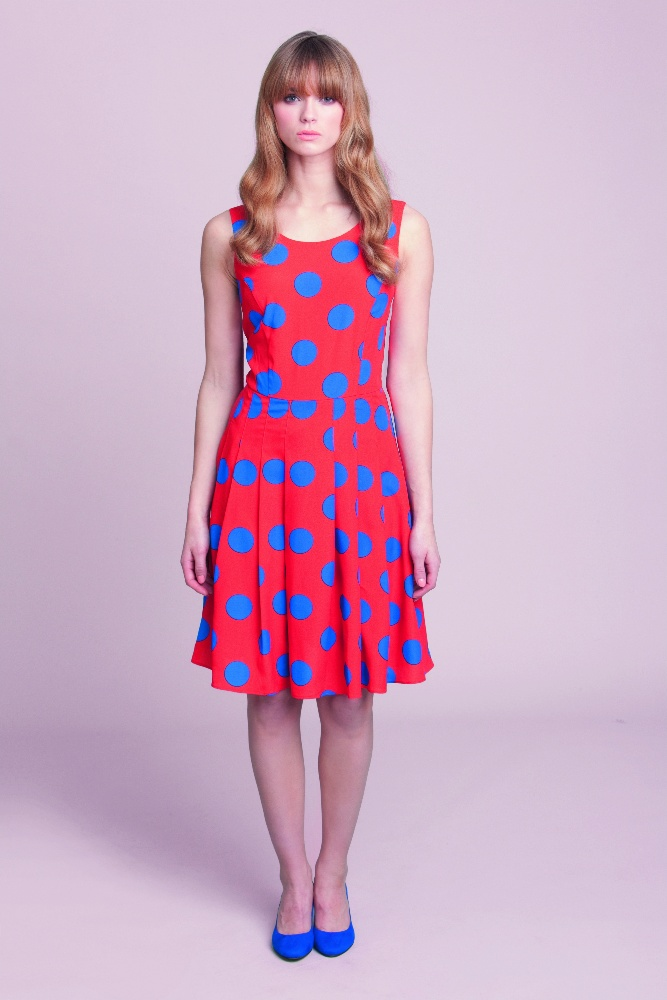
#> input picture Assignment_36/inputs/cl.jpg, 667 x 1000 px, shrunk from 2000 x 3000 before the run, found by its file name
$ jupyter execute change_clothes_color.ipynb
#> lines starting #> are read from the running program, lines starting #| are printed output that depends on the picture
[cell 1]
import cv2
import numpy as np
import matplotlib.pyplot as plt

[cell 2]
img = cv2.imread("cl.jpg")
#> img is the input picture: shape (1000, 667, 3); mean B, G, R 194, 169.5, 207.3
img2 = cv2.cvtColor(img , cv2.COLOR_BGR2RGB)
plt.imshow(img2)

[cell 3]
img = cv2.cvtColor(img , cv2.COLOR_BGR2HSV)
#> img: shape (1000, 667, 3); mean H, S, V 147.3, 54.3, 213.7

H , S , V = cv2.split(img)
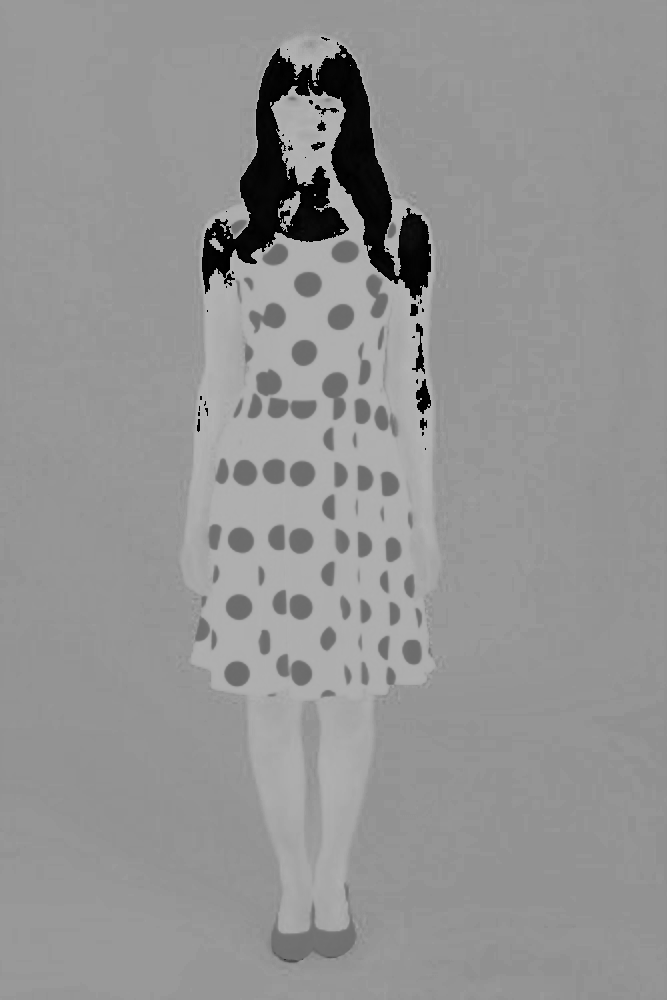
#> H: shape (1000, 667); min 0, max 179, mean 147.3
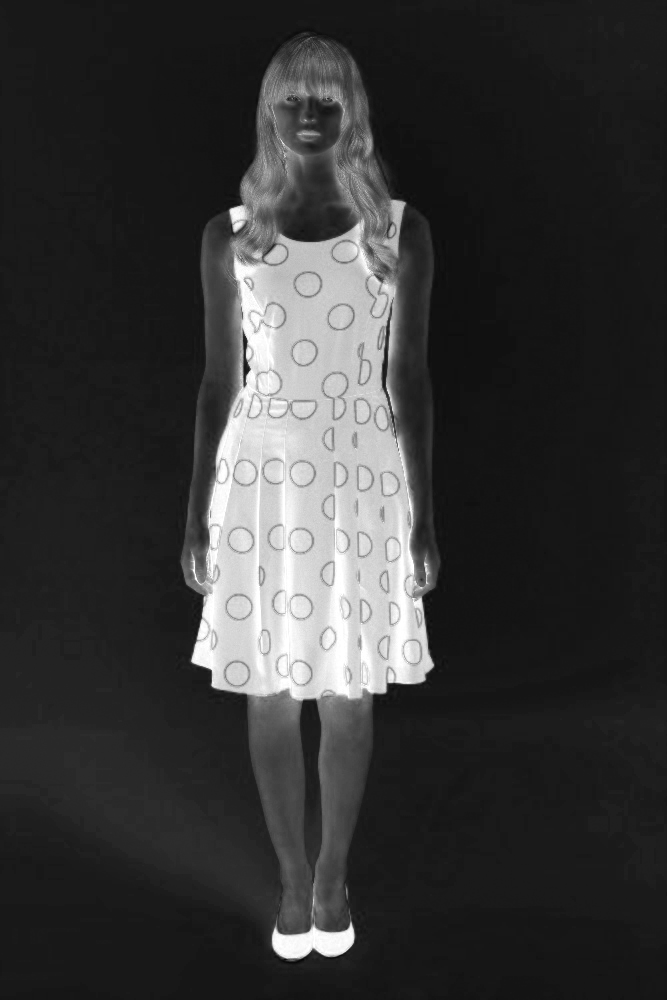
#> S: shape (1000, 667); min 6, max 255, mean 54.3
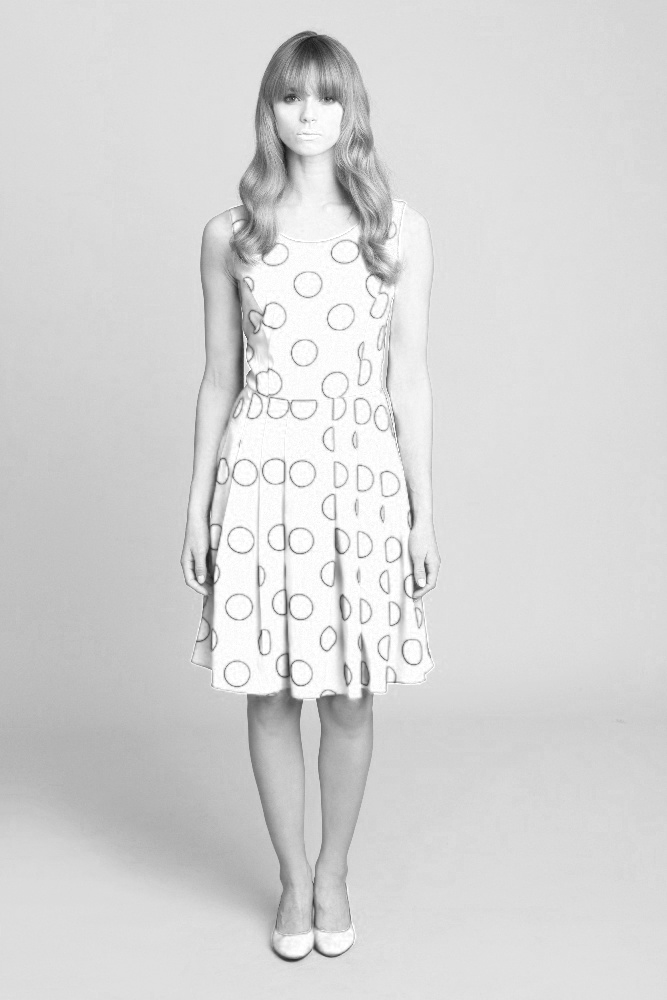
#> V: shape (1000, 667); min 21, max 255, mean 213.7
H_new = H.copy().astype(np.float32)

[cell 4]
H_new2 = H.copy().astype(np.float32)
for i in range(H.shape[0]):
    for j in range(H.shape[1]):

        if  S[i,j] > 150 : # for keeping skin unchanged

            if 90 <= H[i,j] <= 105 : # blue to  yellow
                H_new2[i,j] -= 75

            if 105 < H[i,j] <= 130 : # blue to  yellow
                H_new2[i,j] -= 80


            if 0 <= H[i,j] <= 5 : # red to  green
                H_new2[i,j] += 65

            if 170 <= H[i,j] <= 180 : # red to  green
                H_new2[i,j] += 70
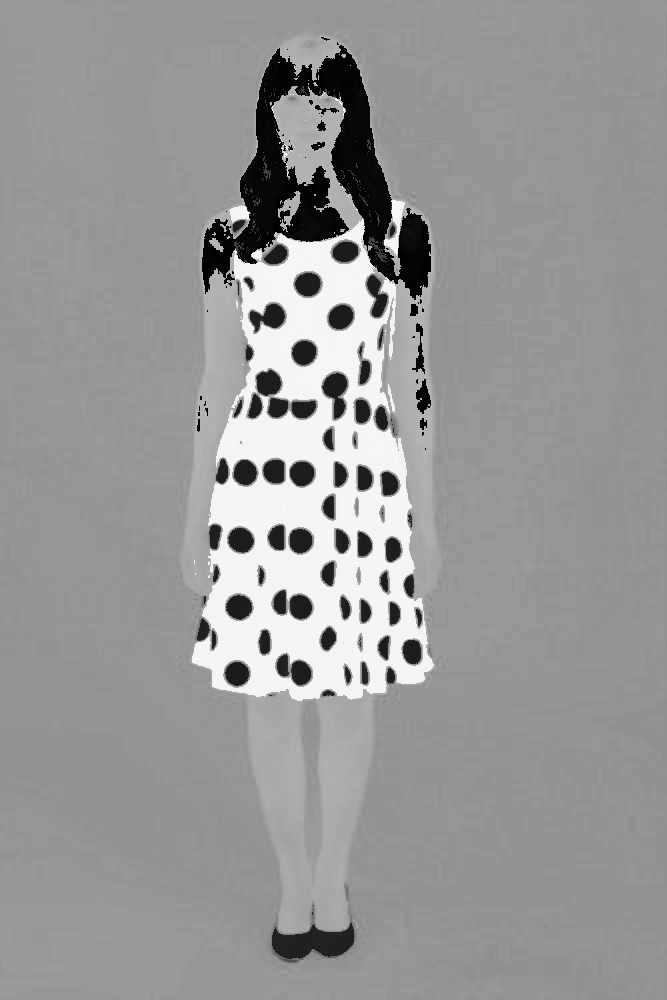
#> H_new2: shape (1000, 667) float32; min 0, max 249, mean 151.3

H_new2 = H_new2.astype(np.uint8)
result = cv2.merge((H_new2,S,V))
#> result: shape (1000, 667, 3); mean H, S, V 151.3, 54.3, 213.7
result = cv2.cvtColor(result , cv2.COLOR_HSV2RGB)
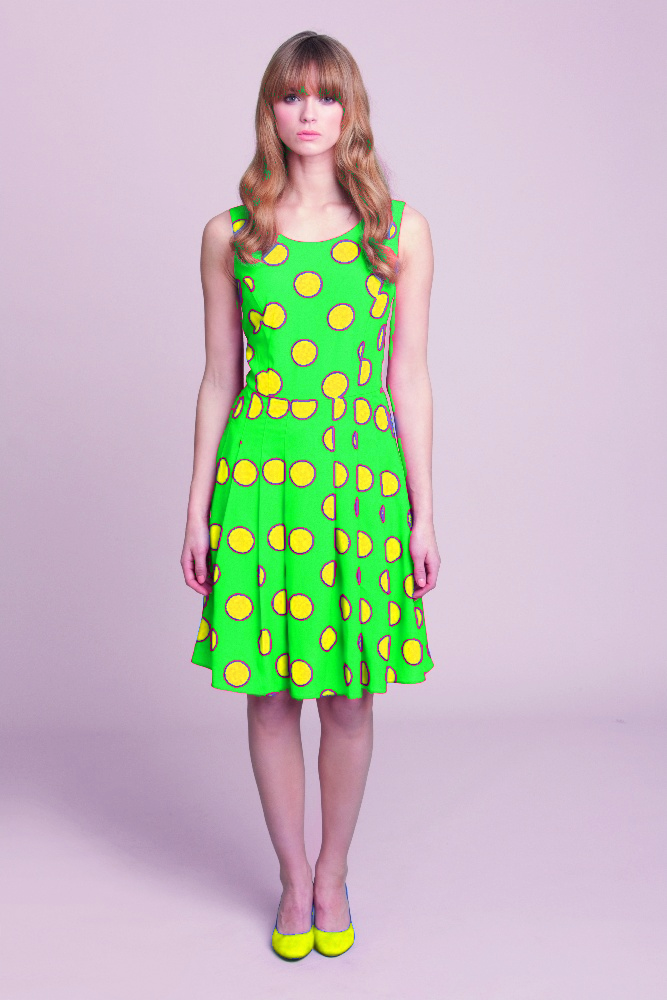
#> result: shape (1000, 667, 3); mean R, G, B 194.4, 190.1, 188
plt.imshow(result)
